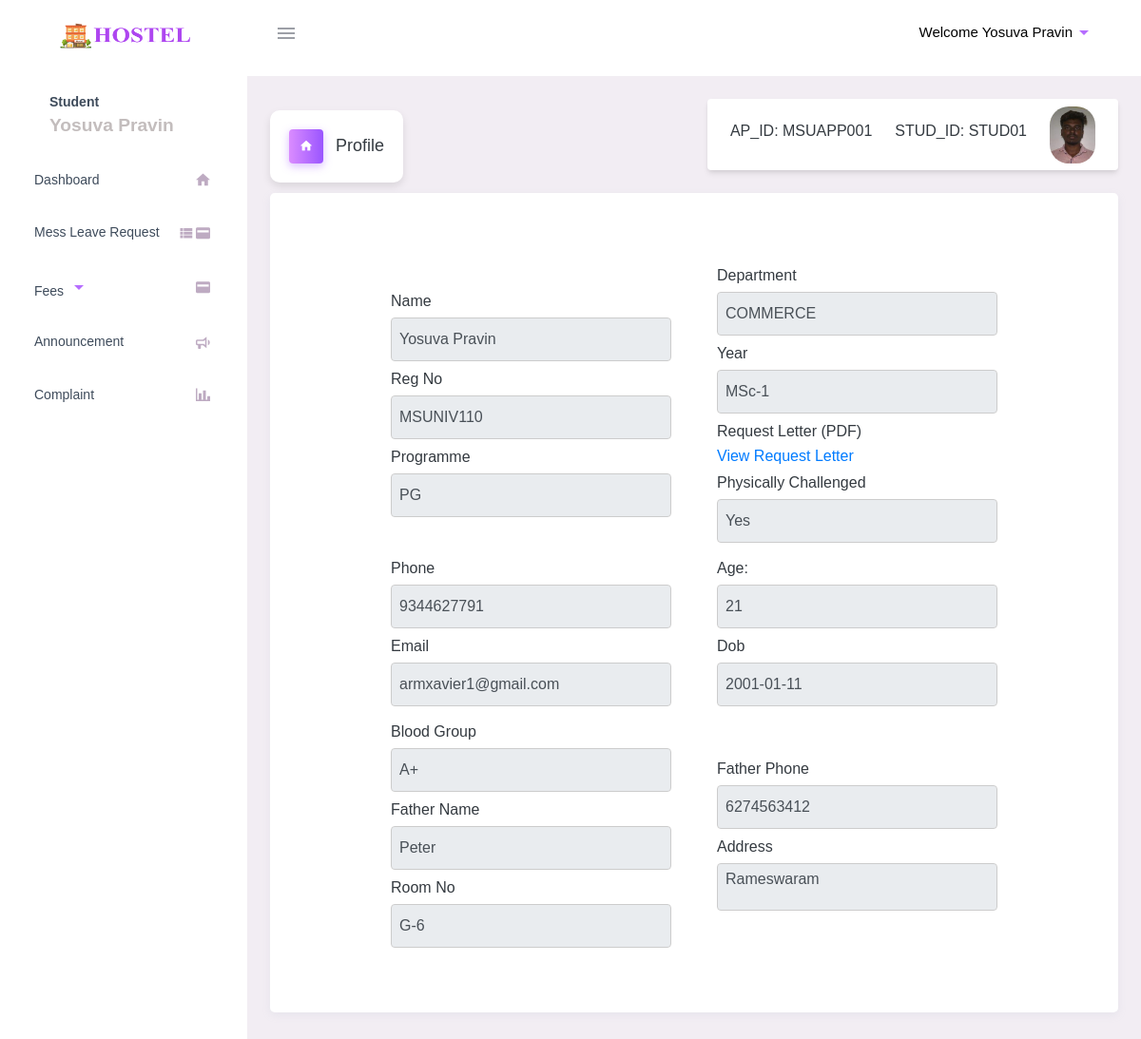
/stud/stud_profile.php (signed in), run on the app's committed database.
### tables this page shows
CREATE TABLE `students` (
  `id` int(11) NOT NULL,
  `ap_id` varchar(50) DEFAULT NULL,
  `stud_id` varchar(50) DEFAULT NULL,
  `name` varchar(100) DEFAULT NULL,
  `reg` varchar(50) DEFAULT NULL,
  `programme` varchar(100) DEFAULT NULL,
  `dept` varchar(100) DEFAULT NULL,
  `year` varchar(50) DEFAULT NULL,
  `fathname` varchar(100) DEFAULT NULL,
  `fathphone` varchar(20) DEFAULT NULL,
  `age` int(11) DEFAULT NULL,
  `dob` date DEFAULT NULL,
  `bldgrp` varchar(10) DEFAULT NULL,
  `email` varchar(100) DEFAULT NULL,
  `phone` varchar(20) DEFAULT NULL,
  `address` text DEFAULT NULL,
  `image` varchar(255) DEFAULT NULL,
  `request_letter` text DEFAULT NULL,
  `reg_date` date DEFAULT NULL,
  `physically_challenged` varchar(3) DEFAULT NULL,
  `room_no` varchar(50) DEFAULT NULL
);

### stud/stud_profile.php (the view, shortened to what this page needs)
<?php
include("../dbconnect.php");
extract($_POST);
?>
<!DOCTYPE html>
<html lang="en">
<head>
  <link rel="stylesheet" href="../admin/include/materialdesignicons.min.css">
  <link rel="stylesheet" href="../admin/include/vendor.bundle.base.css">
  <link rel="stylesheet" href="https://cdn.jsdelivr.net/npm/@mdi/font/css/materialdesignicons.min.css">
  <link rel="stylesheet" href="../dist/css/style.min.css">
  <link rel="stylesheet" href="./include/style.css">
  <link rel="stylesheet" href="../admin/include/style.css">
</head>
<body class="">
  <div class="container-scroller">
    <header class="topbar" data-navbarbg="skin6">
      <?php include './stud_navbar.php' ?>
    </header>
    <div class="container-fluid page-body-wrapper pt-0 proBanner-padding-top">
      <div class="navcantainer d-fixed">
        <?php include './stud_sidebar.php' ?>
      </div>
      <div class="main-panel">
        <div class="content-wrapper p-4">
          <div class="page-header m-0">
            <h3 class="page-title">
              <span class="page-title-icon bg-gradient-primary text-white mr-2">
                <i class="mdi mdi-home"></i>
              </span> Profile
            </h3>
            <?php
            $user_id = $_SESSION["reg"];
            $query = "SELECT * FROM students WHERE reg = '$user_id'";
            $result = mysqli_query($connect, $query);
            if ($result) {
              $row = mysqli_fetch_assoc($result);
            ?>
              <div class="page-header bg-white pl-4 pr-4 rounded" style="box-shadow: rgba(0, 0, 0, 0.1) 0px 4px 6px -1px, rgba(0, 0, 0, 0.06) 0px 2px 4px -1px;">
                <h3 type="text" class="p-0" name="ap_id" style="font-size:1rem;">AP_ID: <?php echo $row['ap_id']; ?></h3>
                <h3 type="text" class="p-4" name="stud_id" style="font-size:1rem;">STUD_ID: <?php echo $row['stud_id']; ?></h3>
                <img style="border-radius: 20px;height:60px;" src="include/<?php echo $row['image']; ?>">
              </div>
          </div>
          <div class="formbold-main-wrapper card  justify-content-center align-items-center">
          <form method="post">
    <div class="row mt-0 justify-content-center p-3 align-items-center">
        <div class="m-1 col-md-5">
            <div style="margin-top:10px;">
                <label for="name">Name</label><br>
                <input type="text" class="form-control" name="name" disabled value="<?php echo $row['name']; ?>" style="font-size:1rem; padding: 8px; border: 1px solid #ccc; border-radius: 4px;">
            </div>
            <div style="margin-top:10px;">
                <label for="reg">Reg No</label><br>
                <input type="text" class="form-control" name="reg" disabled value="<?php echo $row['reg']; ?>" style="font-size:1rem; padding: 8px; border: 1px solid #ccc; border-radius: 4px;">
            </div>
            <div style="margin-top:10px;">
                <label for="programme">Programme</label><br>
                <input type="text" class="form-control" name="programme" disabled value="<?php echo $row['programme']; ?>" style="font-size:1rem; padding: 8px; border: 1px solid #ccc; border-radius: 4px;">
            </div>
        </div>
        <div class="m-1 col-md-5">
            <div style="margin-top:10px;">
                <label for="dept">Department</label><br>
                <input type="text" class="form-control" name="dept" disabled value="<?php echo $row['dept']; ?>" style="font-size:1rem; padding: 8px; border: 1px solid #ccc; border-radius: 4px;">
            </div>
            <div style="margin-top:10px;">
                <label for="year">Year</label><br>
                <input type="text" class="form-control" name="year" disabled value="<?php echo $row['year']; ?>" style="font-size:1rem; padding: 8px; border: 1px solid #ccc; border-radius: 4px;">
            </div>
            <div style="margin-top:10px;">
                <label for="request_letter">Request Letter (PDF)</label><br>
                <a href="./include/' . $row['request_letter'] . '" target="_blank">View Request Letter</a>
            </div>
            <div style="margin-top:10px;">
    <label for="physically_challenged">Physically Challenged</label><br>
    <input type="text" class="form-control" name="physically_challenged" disabled value="<?php echo $row['physically_challenged'] == 'Yes' ? 'Yes' : 'No'; ?>" style="font-size:1rem; padding: 8px; border: 1px solid #ccc; border-radius: 4px;">
</div>
        </div>
        <div class="m-1 col-md-5">
            <div style="margin-top:10px;">
                <label for="phone">Phone</label><br>
                <input type="text" class="form-control" name="phone" disabled value="<?php echo $row['phone']; ?>" style="font-size:1rem; padding: 8px; border: 1px solid #ccc; border-radius: 4px;">
            </div>
            <div style="margin-top:10px;">
                <label for="email">Email</label><br>
                <input type="text" class="form-control" name="email" disabled value="<?php echo $row['email']; ?>" style="font-size:1rem; padding: 8px; border: 1px solid #ccc; border-radius: 4px;">
            </div>
        </div>
        <div class="m-1 col-md-5">
            <div style="margin-top:10px;">
                <label for="age">Age:</label><br>
                <input type="text" class="form-control" name="age" disabled value="<?php echo $row['age']; ?>" style="font-size:1rem; padding: 8px; border: 1px solid #ccc; border-radius: 4px;">
            </div>
            <div style="margin-top:10px;">
                <label for="dob">Dob</label><br>
                <input type="text" class="form-control" name="dob" disabled value="<?php echo $row['dob']; ?>" style="font-size:1rem; padding: 8px; border: 1px solid #ccc; border-radius: 4px;">
            </div>
        </div>
        <div class="m-1 col-md-5">
            <div style="margin-top:10px;">
                <label for="bldgrp">Blood Group</label><br>
                <input type="text" class="form-control" name="bldgrp" disabled value="<?php echo $row['bldgrp']; ?>" style="font-size:1rem; padding: 8px; border: 1px solid #ccc; border-radius: 4px;">
            </div>
            <div style="margin-top:10px;">
                <label for="fathname">Father Name</label><br>
                <input type="text" class="form-control" name="fathname" disabled value="<?php echo $row['fathname']; ?>" style="font-size:1rem; padding: 8px; border: 1px solid #ccc; border-radius: 4px;">
            </div>
            <div style="margin-top:10px;">
                <label for="fatame">Room No</label><br>
                <input type="text" class="form-control" name="room_no" disabled value="<?php echo $row['room_no']; ?>" style="font-size:1rem; padding: 8px; border: 1px solid #ccc; border-radius: 4px;">
            </div>
        </div>
        <div class="m-1 col-md-5">
            <div style="margin-top:10px;">
                <label for="fathphone">Father Phone</label><br>
                <input type="text" class="form-control" name="fathphone" disabled value="<?php echo $row['fathphone']; ?>" style="font-size:1rem; padding: 8px; border: 1px solid #ccc; border-radius: 4px;">
            </div>
            <div style="margin-top:10px;">
                <label for="address">Address</label><br>
                <textarea name="address" cols="30" class="form-control" disabled style="font-size:1rem; padding: 8px; border: 1px solid #ccc; border-radius: 4px;"><?php echo $row['address']; ?></textarea>
            </div>
        </div>
                                                </div>
                                    </div>
                                            </div>
        <?php
            } else {
              die("Error: " . mysqli_error($connect));
            }
        ?>
        </div>
      </div>
    </div>
</body>
</html>

### stud/include/style.css (style rules this page uses)
* { margin: 0; padding: 0; box-sizing: border-box; }
body { font-family: 'Inter', sans-serif; }
.formbold-main-wrapper { display: flex; align-items: center; justify-content: center; padding: 48px; }
.page-title, .date, .time { background-color: #fff; box-shadow: 0 4px 8px rgba(0, 0, 0, 0.1); padding: 20px; border-radius: 10px; display: inline-block; }

### stud/stud_profile.php (style rules this page uses)
.form-control { font-size: 1rem; }

### data on the page
students: ap "MSUAPP001", stud "STUD01", image (picture), name "Yosuva Pravin", reg "MSUNIV110", programme "PG", dept "COMMERCE", year "MSc-1", physically_challenged "Yes", phone "9344627791", email "armxavier1@gmail.com", age "21", dob "2001-01-11", bldgrp "A+", fathname "Peter", room_no "G-6", fathphone "6274563412", address "Rameswaram"

### other printed values
$_SESSION['name'] "Yosuva Pravin"
